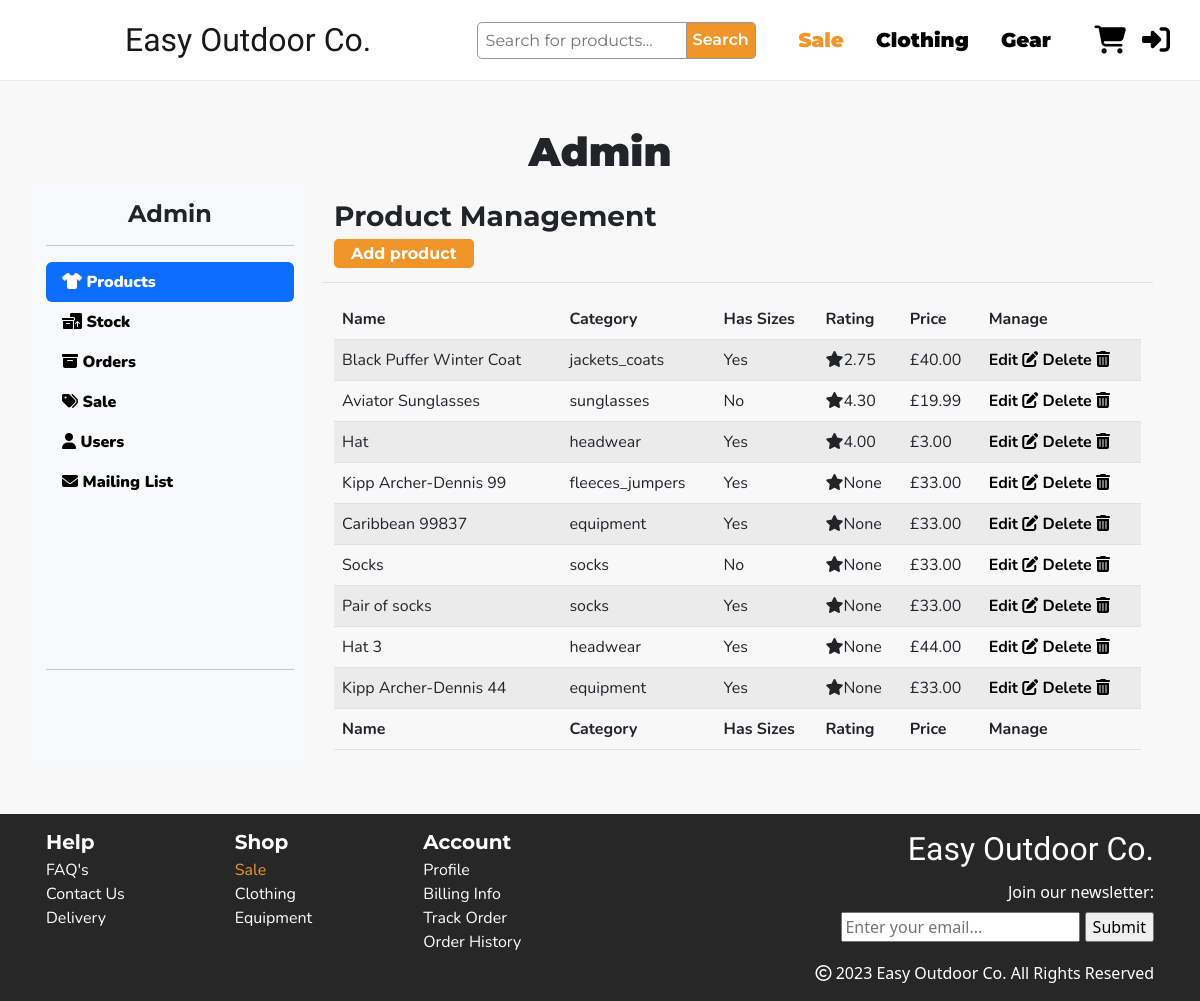
Before: /manage/ with the older database file.
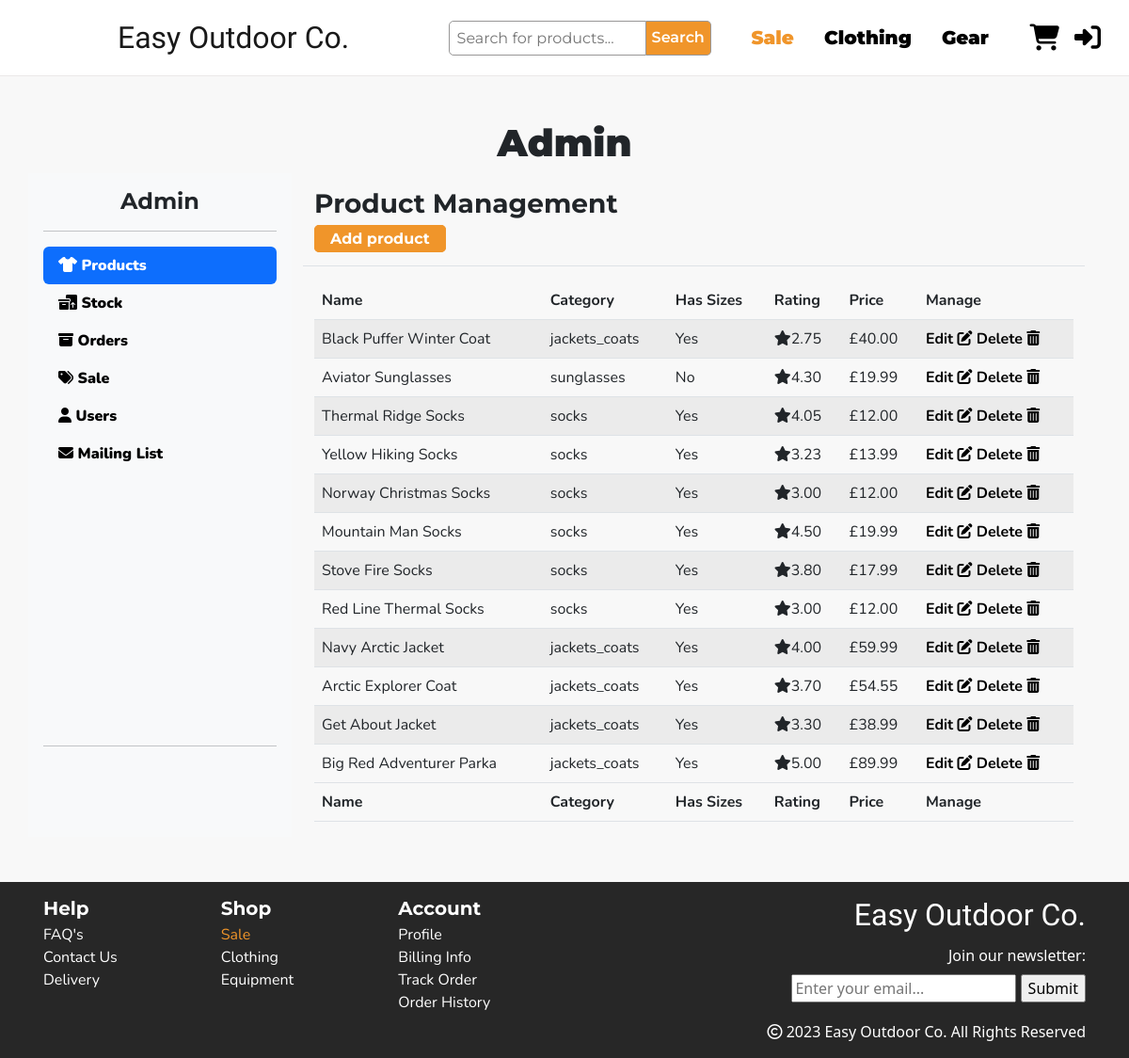
After: the same page with the newer database file.
### products/models.py (models this page shows, shortened)
class Product(models.Model):
    category = models.ForeignKey('Category', null=True, on_delete=models.SET_NULL)
    name = models.CharField(max_length=200)
    desc = models.TextField()
    slug = models.SlugField(max_length=50, unique=True, blank=True, null=True)
    has_sizes = models.BooleanField(blank=False, default=True)
    price = models.DecimalField(max_digits=6, decimal_places=2)
    sale_price = models.DecimalField(max_digits=6, decimal_places=2, null=True, blank=True)
    rating = models.DecimalField(max_digits=4, decimal_places=2, null=True, blank=True, validators=[MaxValueValidator(5)])
    image = models.ImageField(null=True, blank=True)
    image_url = models.URLField(null=True, blank=True)
    def __str__(self):
        return self.name

class Category(models.Model):
    class Meta:
        verbose_name_plural = 'Categories'
    name = models.CharField(max_length=200)
    friendly_name = models.CharField(max_length=200, null=True, blank=True)
    def __str__(self):
        return self.name

### manage_site/views.py (the view)
# urls.py: path('manage/', include('manage_site.urls')),
def manage_site(request):
    template = 'manage_site/manage-site.html'
    products = Product.objects.all()
    size_stock = SizeStock.objects.all()
    regular_stock = RegularStock.objects.all()
    orders = Order.objects.all()
    context = {
        'products': products,
        'regular_stock': regular_stock,
        'size_stock': size_stock,
        'orders': orders,
    }
    return render(request, template, context)

### basket/contexts.py (called while the page is built, shortened)
def basket_contents(request):
    basket_items = []
    total = 0
    product_count = 0
    basket = request.session.get('basket', {})
    if total < settings.FREE_DELIVERY_THRESHOLD:
        delivery = total * Decimal(settings.STANDARD_DELIVERY_PERCENTAGE)
        free_delivery_delta = settings.FREE_DELIVERY_THRESHOLD - total
    else:
        delivery = 0
        free_delivery_delta = 0
    grand_total = delivery + total
    context = {
        'basket_items': basket_items,
        'total': total,
        'product_count': product_count,
        'delivery': delivery,
        'free_delivery_delta': free_delivery_delta,
        'grand_total': grand_total,
    }
    return context

### manage_site/templates/manage_site/manage-site.html (shortened to what this page needs)
{% extends "base.html" %}
{% load static %}
{% load basket_tools %}
{% block extra_css %}
<link rel="stylesheet" href="{% static 'css/manage_site.css' %}">
{% endblock %}
{% block content %}
<section class="admin-section mt-5">
    <div class="container pb-5">
        <div class="row">
            <h2 class="px-3 fs-1 fw-bold text-center">Admin</h2>
        </div>
        <div class="row">
            <div class="col-2 d-flex flex-column flex-shrink-0 p-3 bg-light" style="width: 280px;">
                <h3 class="fs-4 m-0 text-center fw-bold">Admin</h3>
                <hr>
                <ul class="nav nav-pills flex-column mb-auto">
                    <li class="nav-item">
                        <a href="#" class="nav-link active" aria-current="page">
                            <i class="fa-solid fa-shirt"></i>
                            Products
                        </a>
                    </li>
                    <li>
                        <a href="#" class="nav-link">
                            <i class="fa-solid fa-boxes-packing"></i>
                            Stock
                        </a>
                    </li>
                    <li>
                        <a href="#" class="nav-link">
                            <i class="fa-solid fa-box-archive"></i>
                            Orders
                        </a>
                    </li>
                    <li>
                        <a href="#" class="nav-link">
                            <i class="fa-solid fa-tags"></i>
                            Sale
                        </a>
                    </li>
                    <li>
                        <a href="#" class="nav-link">
                            <i class="fa-solid fa-user"></i>
                            Users
                        </a>
                    </li>
                    <li>
                        <a href="#" class="nav-link">
                            <i class="fa-solid fa-envelope"></i>
                            Mailing List
                        </a>
                    </li>
                </ul>
                <hr>
                <div class="dropdown">
                    <div class="logo"></div>
                </div>
            </div>
            <div class="col-12 col-md-9">
                <div class="container">
                    <div class="admin-db" id="manage-products">
                        {% include 'manage_site/includes/manage-products.html' %}
                    </div>
                </div>
            </div>
</section>
{% endblock %}

### manage_site/templates/manage_site/includes/manage-products.html
<div class="row border-bottom mb-3">
    <div class="my-3">
        <h3 class="fw-bold">Product Management</h3>
        <a class="shop-btn px-3 py-1 text-decoration-none" href="{% url 'add-product' %}">Add
            product</a>
    </div>
</div>
<table id="productTable" class="table table-striped data-table" style="width:100%">
    <thead>
        <tr>
            <th>Name</th>
            <th class="d-none d-md-table-cell">Category</th>
            <th class="d-none d-md-table-cell">Has Sizes</th>
            <th class="d-none d-md-table-cell">Rating</th>
            <th>Price</th>
            <th>Manage</th>
        </tr>
    </thead>
    <tbody>
        {% for product in products %}
        <tr>
            <td>{{ product }}</td>
            <td class="d-none d-md-table-cell">{{ product.category }}</td>
            {% if product.has_sizes %}
            <td class="d-none d-md-table-cell">Yes</td>
            {% else %}
            <td class="d-none d-md-table-cell">No</td>
            {% endif %}
            <td class="d-none d-md-table-cell"><i class="fa-solid fa-star"></i>{{ product.rating }}</td>
            <td>£{{ product.price }}</td>
            <td>
                <a class="fw-bold" href="{% url 'update-product' pk=product.id %}">Edit
                    <i class="fa-solid fa-pen-to-square"></i></a>
                <a class="fw-bold" href="{% url 'delete-product' pk=product.id %}">Delete
                    <i class="fa-solid fa-trash-can"></i></a>
            </td>
        </tr>
        {% endfor %}
    </tbody>
    <tfoot>
        <tr>
            <th>Name</th>
            <th class="d-none d-md-table-cell">Category</th>
            <th class="d-none d-md-table-cell">Has Sizes</th>
            <th class="d-none d-md-table-cell">Rating</th>
            <th>Price</th>
            <th>Manage</th>
        </tr>
    </tfoot>
</table>

Changed rows visible on the page:
removed Product: name "Hat", category "headwear", has_sizes "Yes", rating "4.00", price "3.00"
removed Product: name "Kipp Archer-Dennis 99", category "fleeces_jumpers", has_sizes "Yes", rating "None", price "33.00"
removed Product: name "Caribbean 99837", category "equipment", has_sizes "Yes", rating "None", price "33.00"
removed Product: name "Socks", category "socks", has_sizes "No", rating "None", price "33.00"
removed Product: name "Pair of socks", category "socks", has_sizes "Yes", rating "None", price "33.00"
removed Product: name "Hat 3", category "headwear", has_sizes "Yes", rating "None", price "44.00"
removed Product: name "Kipp Archer-Dennis 44", category "equipment", has_sizes "Yes", rating "None", price "33.00"
added Product: name "Thermal Ridge Socks", category "socks", has_sizes "Yes", rating "4.05", price "12.00"
added Product: name "Yellow Hiking Socks", category "socks", has_sizes "Yes", rating "3.23", price "13.99"
added Product: name "Norway Christmas Socks", category "socks", has_sizes "Yes", rating "3.00", price "12.00"
added Product: name "Mountain Man Socks", category "socks", has_sizes "Yes", rating "4.50", price "19.99"
added Product: name "Stove Fire Socks", category "socks", has_sizes "Yes", rating "3.80", price "17.99"
added Product: name "Red Line Thermal Socks", category "socks", has_sizes "Yes", rating "3.00", price "12.00"
added Product: name "Navy Arctic Jacket", category "jackets_coats", has_sizes "Yes", rating "4.00", price "59.99"
added Product: name "Arctic Explorer Coat", category "jackets_coats", has_sizes "Yes", rating "3.70", price "54.55"
added Product: name "Get About Jacket", category "jackets_coats", has_sizes "Yes", rating "3.30", price "38.99"
added Product: name "Big Red Adventurer Parka", category "jackets_coats", has_sizes "Yes", rating "5.00", price "89.99"
